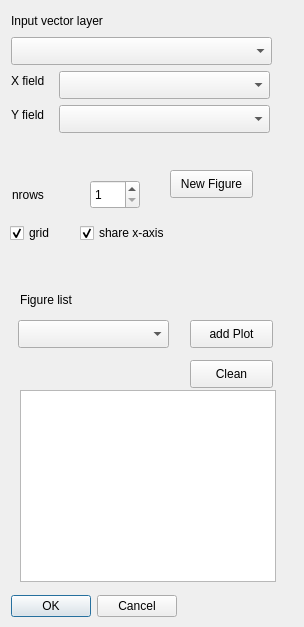
<?xml version="1.0" encoding="UTF-8"?>
<ui version="4.0">
 <class>dataplotDialogBase</class>
 <widget class="QDialog" name="dataplotDialogBase">
  <property name="geometry">
   <rect>
    <x>0</x>
    <y>0</y>
    <width>304</width>
    <height>627</height>
   </rect>
  </property>
  <property name="windowTitle">
   <string>auvdata</string>
  </property>
  <widget class="QLabel" name="label">
   <property name="geometry">
    <rect>
     <x>11</x>
     <y>11</y>
     <width>113</width>
     <height>20</height>
    </rect>
   </property>
   <property name="text">
    <string>Input vector layer</string>
   </property>
  </widget>
  <widget class="QLabel" name="label_2">
   <property name="geometry">
    <rect>
     <x>11</x>
     <y>71</y>
     <width>41</width>
     <height>20</height>
    </rect>
   </property>
   <property name="text">
    <string>X field</string>
   </property>
  </widget>
  <widget class="QgsMapLayerComboBox" name="mMapLayerComboBox">
   <property name="geometry">
    <rect>
     <x>11</x>
     <y>37</y>
     <width>261</width>
     <height>28</height>
    </rect>
   </property>
  </widget>
  <widget class="QgsFieldComboBox" name="mXFieldComboBox">
   <property name="geometry">
    <rect>
     <x>59</x>
     <y>71</y>
     <width>211</width>
     <height>28</height>
    </rect>
   </property>
  </widget>
  <widget class="QgsFieldComboBox" name="mYFieldComboBox">
   <property name="geometry">
    <rect>
     <x>59</x>
     <y>105</y>
     <width>211</width>
     <height>28</height>
    </rect>
   </property>
  </widget>
  <widget class="QLabel" name="label_3">
   <property name="geometry">
    <rect>
     <x>11</x>
     <y>105</y>
     <width>41</width>
     <height>20</height>
    </rect>
   </property>
   <property name="text">
    <string>Y field</string>
   </property>
  </widget>
  <widget class="QPushButton" name="btn_plot">
   <property name="geometry">
    <rect>
     <x>190</x>
     <y>320</y>
     <width>83</width>
     <height>28</height>
    </rect>
   </property>
   <property name="text">
    <string>add Plot</string>
   </property>
  </widget>
  <widget class="QPushButton" name="btn_clean">
   <property name="geometry">
    <rect>
     <x>190</x>
     <y>360</y>
     <width>83</width>
     <height>28</height>
    </rect>
   </property>
   <property name="text">
    <string>Clean</string>
   </property>
  </widget>
  <widget class="QWidget" name="gridWidget" native="true">
   <property name="geometry">
    <rect>
     <x>330</x>
     <y>10</y>
     <width>661</width>
     <height>571</height>
    </rect>
   </property>
   <layout class="QGridLayout" name="widgetPlot">
    <item row="0" column="0">
     <layout class="QVBoxLayout" name="layoutPlot"/>
    </item>
   </layout>
  </widget>
  <widget class="QDialogButtonBox" name="button_box">
   <property name="geometry">
    <rect>
     <x>11</x>
     <y>592</y>
     <width>166</width>
     <height>28</height>
    </rect>
   </property>
   <property name="orientation">
    <enum>Qt::Horizontal</enum>
   </property>
   <property name="standardButtons">
    <set>QDialogButtonBox::Cancel|QDialogButtonBox::Ok</set>
   </property>
  </widget>
  <widget class="QPushButton" name="btn_newFigure">
   <property name="geometry">
    <rect>
     <x>170</x>
     <y>170</y>
     <width>83</width>
     <height>28</height>
    </rect>
   </property>
   <property name="text">
    <string>New Figure</string>
   </property>
  </widget>
  <widget class="QSpinBox" name="nrows">
   <property name="geometry">
    <rect>
     <x>90</x>
     <y>180</y>
     <width>50</width>
     <height>29</height>
    </rect>
   </property>
   <property name="minimum">
    <number>1</number>
   </property>
  </widget>
  <widget class="QCheckBox" name="grid">
   <property name="geometry">
    <rect>
     <x>10</x>
     <y>220</y>
     <width>89</width>
     <height>26</height>
    </rect>
   </property>
   <property name="text">
    <string>grid</string>
   </property>
   <property name="checked">
    <bool>true</bool>
   </property>
  </widget>
  <widget class="QCheckBox" name="sharex">
   <property name="geometry">
    <rect>
     <x>80</x>
     <y>220</y>
     <width>89</width>
     <height>26</height>
    </rect>
   </property>
   <property name="text">
    <string>share x-axis</string>
   </property>
   <property name="checked">
    <bool>true</bool>
   </property>
  </widget>
  <widget class="QLabel" name="label_4">
   <property name="geometry">
    <rect>
     <x>12</x>
     <y>185</y>
     <width>71</width>
     <height>20</height>
    </rect>
   </property>
   <property name="text">
    <string>nrows</string>
   </property>
  </widget>
  <widget class="QComboBox" name="figuresListe">
   <property name="geometry">
    <rect>
     <x>18</x>
     <y>320</y>
     <width>151</width>
     <height>28</height>
    </rect>
   </property>
  </widget>
  <widget class="QLabel" name="label_5">
   <property name="geometry">
    <rect>
     <x>20</x>
     <y>290</y>
     <width>71</width>
     <height>20</height>
    </rect>
   </property>
   <property name="text">
    <string>Figure list</string>
   </property>
  </widget>
  <widget class="QListWidget" name="figuresView">
   <property name="geometry">
    <rect>
     <x>20</x>
     <y>390</y>
     <width>256</width>
     <height>192</height>
    </rect>
   </property>
  </widget>
 </widget>
 <customwidgets>
  <customwidget>
   <class>QgsFieldComboBox</class>
   <extends>QComboBox</extends>
   <header>qgsfieldcombobox.h</header>
  </customwidget>
  <customwidget>
   <class>QgsMapLayerComboBox</class>
   <extends>QComboBox</extends>
   <header>qgsmaplayercombobox.h</header>
  </customwidget>
 </customwidgets>
 <resources/>
 <connections>
  <connection>
   <sender>button_box</sender>
   <signal>accepted()</signal>
   <receiver>dataplotDialogBase</receiver>
   <slot>accept()</slot>
   <hints>
    <hint type="sourcelabel">
     <x>20</x>
     <y>20</y>
    </hint>
    <hint type="destinationlabel">
     <x>20</x>
     <y>20</y>
    </hint>
   </hints>
  </connection>
  <connection>
   <sender>button_box</sender>
   <signal>rejected()</signal>
   <receiver>dataplotDialogBase</receiver>
   <slot>reject()</slot>
   <hints>
    <hint type="sourcelabel">
     <x>20</x>
     <y>20</y>
    </hint>
    <hint type="destinationlabel">
     <x>20</x>
     <y>20</y>
    </hint>
   </hints>
  </connection>
  <connection>
   <sender>mMapLayerComboBox</sender>
   <signal>layerChanged(QgsMapLayer*)</signal>
   <receiver>mXFieldComboBox</receiver>
   <slot>setLayer(QgsMapLayer*)</slot>
   <hints>
    <hint type="sourcelabel">
     <x>136</x>
     <y>50</y>
    </hint>
    <hint type="destinationlabel">
     <x>164</x>
     <y>84</y>
    </hint>
   </hints>
  </connection>
  <connection>
   <sender>mMapLayerComboBox</sender>
   <signal>layerChanged(QgsMapLayer*)</signal>
   <receiver>mYFieldComboBox</receiver>
   <slot>setLayer(QgsMapLayer*)</slot>
   <hints>
    <hint type="sourcelabel">
     <x>136</x>
     <y>50</y>
    </hint>
    <hint type="destinationlabel">
     <x>164</x>
     <y>118</y>
    </hint>
   </hints>
  </connection>
 </connections>
</ui>
